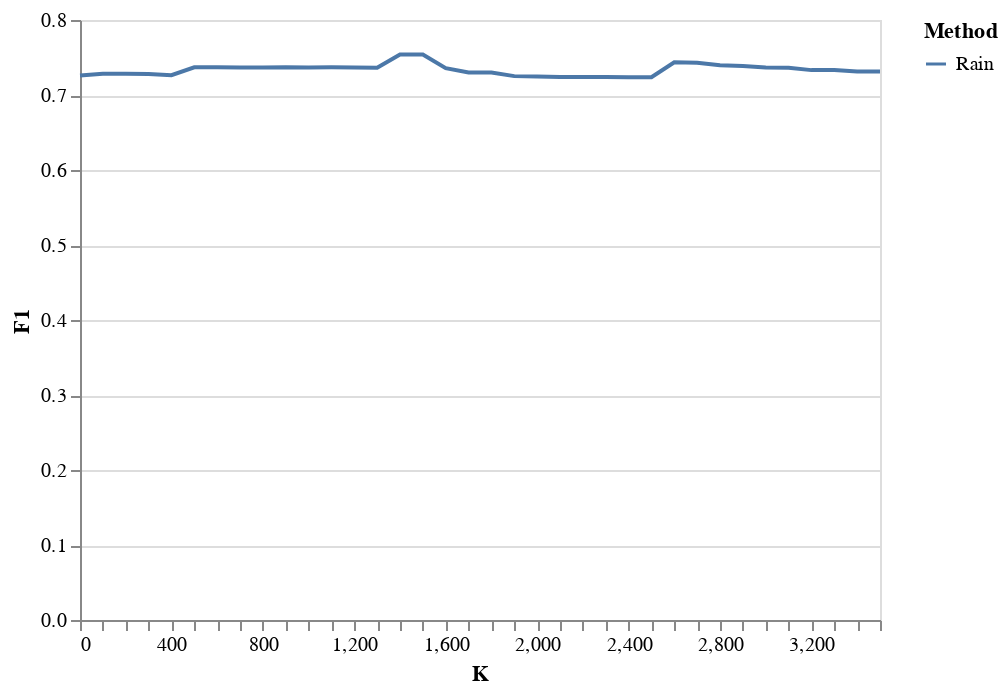

Notebook source saved alongside this figure:
### Code cell
alt.Chart(pd.concat([df_rain_test_cut])).mark_line().encode(
    alt.X('K:Q', axis=alt.Axis(tickCount=df_rain_test.shape[0], grid=False)),
    alt.Y("F1:Q"),
    color = "Method"
)

### Figure 1 — Vega-Lite specification as saved in the notebook (floating-point values rounded to 4 significant figures)
{"config": {"view": {"continuousWidth": 400, "continuousHeight": 300}}, "data": {"name": "data-13466d5a8fbaf619f826ac2ab1e1ee7e"}, "mark": "line", "encoding": {"color": {"type": "nominal", "field": "Method"}, "x": {"type": "quantitative", "axis": {"grid": false, "tickCount": 41}, "field": "K"}, "y": {"type": "quantitative", "field": "F1"}}, "$schema": "https://vega.github.io/schema/vega-lite/v4.8.1.json", "datasets": {"data-13466d5a8fbaf619f826ac2ab1e1ee7e": [{"Complain": 0.1173, "Impact": 0.3582, "F1": 0.7261, "K": 0, "Method": "Rain"}, {"Complain": 0.1172, "Impact": 0.3637, "F1": 0.7283, "K": 100, "Method": "Rain"}, {"Complain": 0.1169, "Impact": 0.3694, "F1": 0.7283, "K": 200, "Method": "Rain"}, {"Complain": 0.1148, "Impact": 0.3756, "F1": 0.7279, "K": 300, "Method": "Rain"}, {"Complain": 0.1125, "Impact": 0.382, "F1": 0.7264, "K": 400, "Method": "Rain"}, {"Complain": 0.1102, "Impact": 0.3881, "F1": 0.7369, "K": 500, "Method": "Rain"}, {"Complain": 0.109, "Impact": 0.3944, "F1": 0.7369, "K": 600, "Method": "Rain"}, {"Complain": 0.1066, "Impact": 0.4013, "F1": 0.7368, "K": 700, "Method": "Rain"}, {"Complain": 0.1041, "Impact": 0.4088, "F1": 0.7366, "K": 800, "Method": "Rain"}, {"Complain": 0.1014, "Impact": 0.4168, "F1": 0.7371, "K": 900, "Method": "Rain"}, {"Complain": 0.09958, "Impact": 0.4205, "F1": 0.7367, "K": 1000, "Method": "Rain"}, {"Complain": 0.09678, "Impact": 0.429, "F1": 0.7369, "K": 1100, "Method": "Rain"}, {"Complain": 0.09491, "Impact": 0.437, "F1": 0.7366, "K": 1200, "Method": "Rain"}, {"Complain": 0.09141, "Impact": 0.4461, "F1": 0.7363, "K": 1300, "Method": "Rain"}, {"Complain": 0.09075, "Impact": 0.4539, "F1": 0.754, "K": 1400, "Method": "Rain"}, {"Complain": 0.08973, "Impact": 0.4634, "F1": 0.754, "K": 1500, "Method": "Rain"}, {"Complain": 0.0859, "Impact": 0.4743, "F1": 0.7359, "K": 1600, "Method": "Rain"}, {"Complain": 0.08354, "Impact": 0.4859, "F1": 0.7301, "K": 1700, "Method": "Rain"}, {"Complain": 0.08074, "Impact": 0.4983, "F1": 0.7298, "K": 1800, "Method": "Rain"}, {"Complain": 0.07659, "Impact": 0.511, "F1": 0.7252, "K": 1900, "Method": "Rain"}, {"Complain": 0.07478, "Impact": 0.5218, "F1": 0.7245, "K": 2000, "Method": "Rain"}, {"Complain": 0.07105, "Impact": 0.534, "F1": 0.7241, "K": 2100, "Method": "Rain"}, {"Complain": 0.06901, "Impact": 0.547, "F1": 0.7239, "K": 2200, "Method": "Rain"}, {"Complain": 0.06545, "Impact": 0.5616, "F1": 0.7239, "K": 2300, "Method": "Rain"}, {"Complain": 0.06368, "Impact": 0.5735, "F1": 0.7238, "K": 2400, "Method": "Rain"}, {"Complain": 0.06324, "Impact": 0.5838, "F1": 0.7238, "K": 2500, "Method": "Rain"}, {"Complain": 0.06057, "Impact": 0.5932, "F1": 0.7436, "K": 2600, "Method": "Rain"}, {"Complain": 0.05808, "Impact": 0.6059, "F1": 0.7429, "K": 2700, "Method": "Rain"}, {"Complain": 0.05515, "Impact": 0.6221, "F1": 0.7396, "K": 2800, "Method": "Rain"}, {"Complain": 0.05316, "Impact": 0.6354, "F1": 0.7387, "K": 2900, "Method": "Rain"}, {"Complain": 0.05099, "Impact": 0.6543, "F1": 0.7368, "K": 3000, "Method": "Rain"}, {"Complain": 0.04715, "Impact": 0.6734, "F1": 0.7363, "K": 3100, "Method": "Rain"}, {"Complain": 0.04558, "Impact": 0.6911, "F1": 0.7332, "K": 3200, "Method": "Rain"}, {"Complain": 0.04246, "Impact": 0.715, "F1": 0.7332, "K": 3300, "Method": "Rain"}, {"Complain": 0.03932, "Impact": 0.7426, "F1": 0.7314, "K": 3400, "Method": "Rain"}, {"Complain": 0.03858, "Impact": 0.7572, "F1": 0.7314, "K": 3500, "Method": "Rain"}]}}
